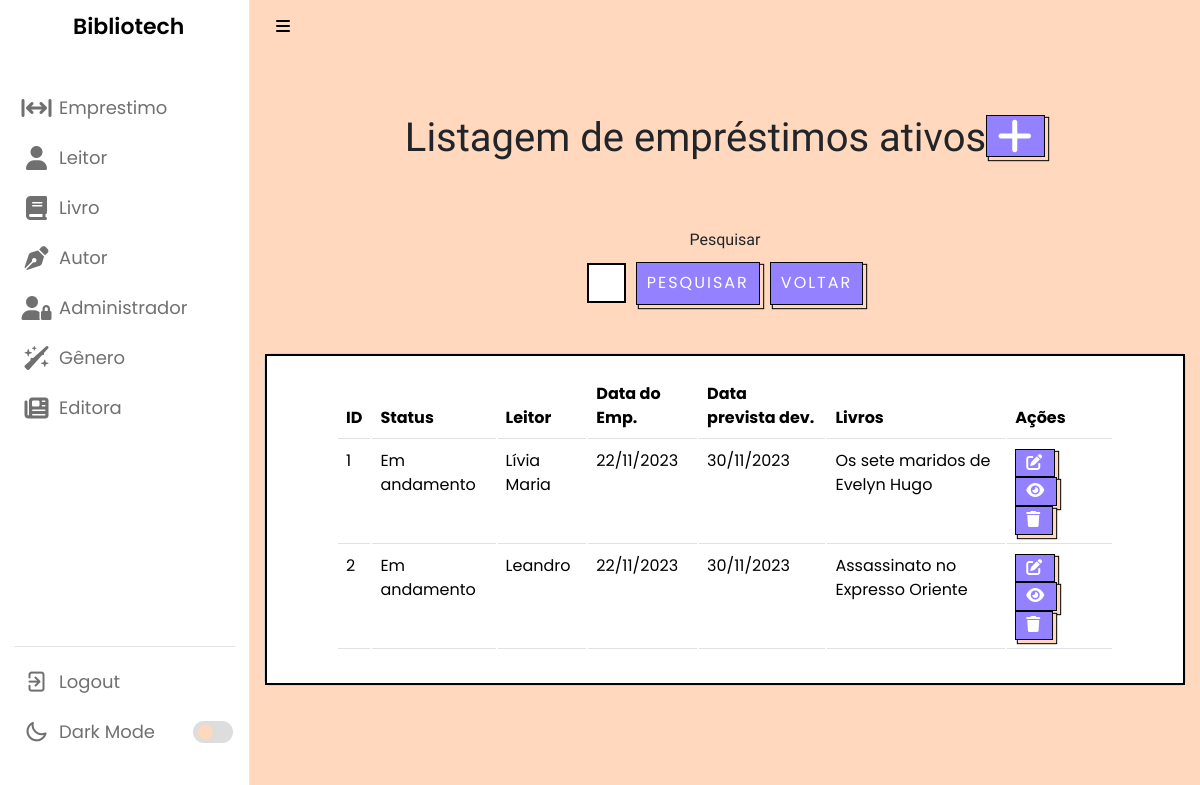
The page /listarEmprestimo.php on the database as committed earlier.
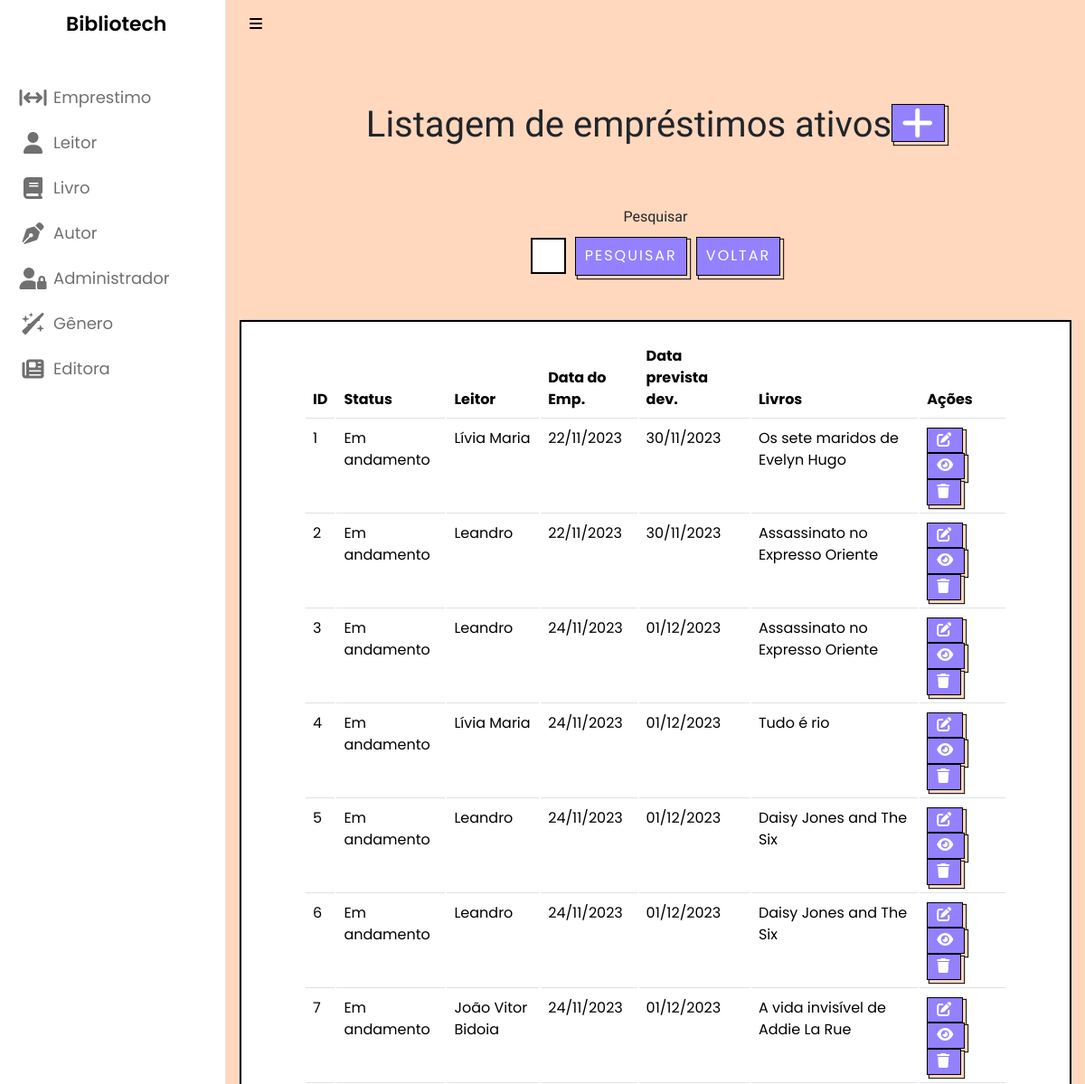
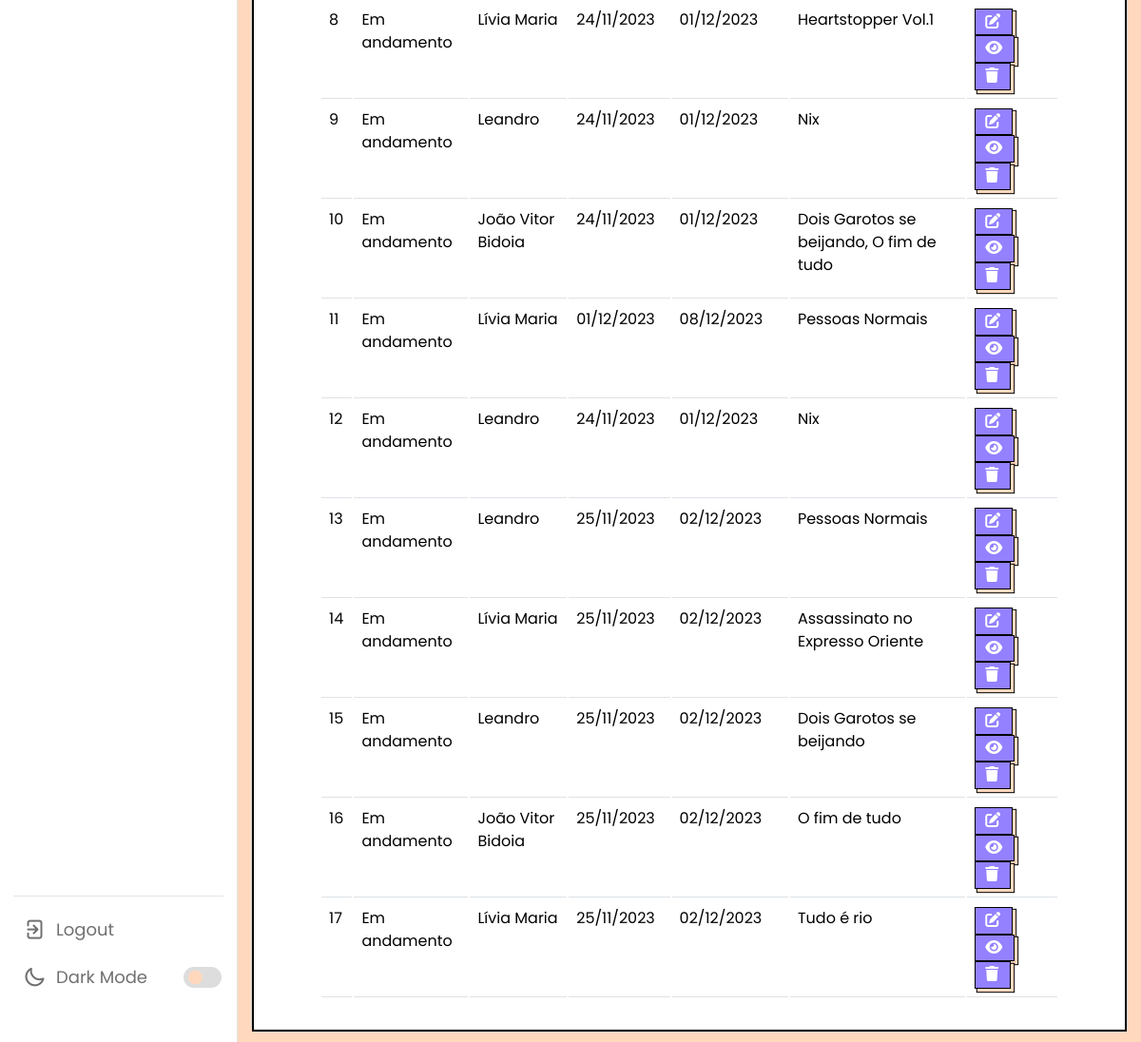
The same page on the database as committed later (2 pictures, top to bottom).
### tables this page shows
CREATE TABLE `emprestimo` (
  `id` int(11) NOT NULL,
  `statusEmprestimo` varchar(100) DEFAULT NULL,
  `dataEmprestimo` datetime DEFAULT current_timestamp(),
  `dataPrevistaDevolucao` date DEFAULT NULL,
  `idLeitor` int(11) DEFAULT NULL,
  `valorMulta` double DEFAULT NULL
);

CREATE TABLE `leitor` (
  `id` int(11) NOT NULL,
  `status` varchar(45) NOT NULL,
  `nome` varchar(100) NOT NULL,
  `telefone` varchar(15) NOT NULL,
  `endereco` varchar(100) NOT NULL,
  `dn` date NOT NULL,
  `cpf` varchar(14) NOT NULL,
  `email` varchar(100) NOT NULL,
  `senha` varchar(255) NOT NULL,
  `nomeResp` varchar(100) DEFAULT NULL,
  `cpfResp` varchar(14) DEFAULT NULL,
  `telResp` varchar(45) DEFAULT NULL
);

### listarEmprestimo.php (the view, shortened to what this page needs)
<?php
require_once("conexao.php");
$V_WHERE = "";
$sql = "SELECT emprestimo.id, leitor.nome as nomeLeitor, statusEmprestimo, dataEmprestimo, dataPrevistaDevolucao, valorMulta
        FROM emprestimo
        LEFT JOIN leitor ON emprestimo.idLeitor = leitor.id
        WHERE statusEmprestimo = 'Em andamento'" . $V_WHERE;
$resultado = mysqli_query($conexao, $sql);
?>
<?php require_once("navbar.php"); ?>
<br><br><br>
<h1 class="titulo">Listagem de empréstimos ativos<a href="emprestimo.php" class="botao">
        <i class="fa-solid fa-plus"></i>
    </a></h1>
<br><br>
<center>
    <form method="post">
        <label name="pesquisa" for="exampleFormControlInput1" class="titulo">Pesquisar</label>
        <div class="input-button-container">
            <input name="pesquisa" type="text" class="formcampo">
            <button name="pesquisar" stype="button" class="botaopesquisar">Pesquisar</button>
            <a href="listarLivros.php"><button name="voltar" stype="button" class="botaopesquisar">Voltar</button></a>
        </div>
        <br><br>
    </form>
</center>
<center>
    <div class="card cardlistar">
        <div class="card-body cardlistar2">
            <table class="table">
                <thead>
                    <tr>
                        <td scope="col"><b>ID</b></td>
                        <td scope="col"><b>Status</b></td>
                        <td scope="col"><b>Leitor</b></td>
                        <td scope="col"><b>Data do Emp.</b></td>
                        <td scope="col"><b>Data prevista dev.</b></td>
                        <td scope="col"><b>Livros</b></td>
                        <td scope="col"><b>Ações</b></td>
                    </tr>
                </thead>
                <tbody>
                    <?php while ($linha = mysqli_fetch_array($resultado)) { ?>
                        <tr>
                            <td>
                                <?= $linha['id'] ?>
                            </td>
                            <td>
                                <?= $linha['statusEmprestimo'] ?>
                            </td>
                            <td>
                                <?= $linha['nomeLeitor'] ?>
                            </td>
                            <td>
                                <?= date("d/m/Y", strtotime($linha['dataEmprestimo'])); ?>
                            </td>
                            <td>
                                <?= date("d/m/Y", strtotime($linha['dataPrevistaDevolucao'])) ?>
                            </td>
                            <td>
                                <?php
                                $idEmprestimo = $linha['id'];
                                $sqlLivros = "SELECT livro.titulo FROM itensdeemprestimo
                                            JOIN livro ON itensdeemprestimo.idLivro = livro.id
                                            WHERE itensdeemprestimo.idEmprestimo = $idEmprestimo";
                                $resultadoLivros = mysqli_query($conexao, $sqlLivros);
                                $titulosLivros = array();
                                while ($linhaLivro = mysqli_fetch_array($resultadoLivros)) {
                                    $titulosLivros[] = $linhaLivro['titulo'];
                                }
                                echo implode(', ', $titulosLivros);
                                ?>
                            </td>
                            <td>
                                <a style="margin-right: 8px;" href="alterarEmprestimo.php? id=<?= $linha['id'] ?>"
                                    class="botao">
                                    <i class="fa-solid fa-pen-to-square"></i></a>
                                <a href="itensDeEmprestimo.php? id=<?= $linha['id'] ?>" style="margin-right: 8px;"
                                    name="info" class="botao">
                                    <i class="fa-solid fa-eye"></i>
                                </a>
                                <a href="listarEmprestimo.php? id=<?= $linha['id'] ?>" class="botao"
                                    onclick="return confirm('Deseja mesmo excluir o cadastro?')">
                                    <i class="fa-sharp fa-solid fa-trash"></i> </a>
                            </td>
                        </tr>
                    <?php } ?>
                </tbody>
            </table>
        </div>
    </div>
</center>
</section>
</body>
</html>

### navbar.php (shortened to what this page needs)
<!DOCTYPE html>
<html lang="pt-br">
<head>
    <link rel="stylesheet" href="css/style.css">
    <link rel="stylesheet" href="css/cadastrar.css">
    <link rel="stylesheet" href="css/bootstrap.css">
    <link rel="stylesheet" href="css/acervo.css">
    <link rel="stylesheet" href="https://unicons.iconscout.com/release/v4.0.0/css/line.css">
</head>
<body>
    <nav>
        <div class="logo-name">
            <span class="logo_name">Bibliotech</span>
        </div>
        <div class="menu-items">
            <ul class="nav-links">
                <?php require_once('sidebar.php') ?>
            </ul>
            <ul class="logout-mode">
                <li><a href="#">
                        <i class="uil uil-signout"></i>
                        <span class="link-name">Logout</span>
                    </a></li>
                <li class="mode">
                    <a href="#">
                        <i class="uil uil-moon"></i>
                        <span class="link-name">Dark Mode</span>
                    </a>
                    <div class="mode-toggle">
                        <span class="switch"></span>
                    </div>
                </li>
            </ul>
        </div>
    </nav>
    <section class="dashboard">
        <div class="navbar bg-body-tertiary">
            <div class="container-fluid">
                <i class="fa-solid fa-bars sidebar-toggle botaoNav"></i>
            </div>
        </div>

### sidebar.php (shortened to what this page needs)
<li><a class="emprestimo-btn">
        <i class="fa-solid fa-arrows-left-right-to-line"></i><span class="link-name">Emprestimo</span></a>
</li>
<li><a class="leitor-btn">
        <i class="fa-solid fa-user"></i><span class="link-name">Leitor</span></a>
</li>
<li><a class="livro-btn">
        <i class="fa-solid fa-book"></i><span class="link-name">Livro</span></a>
</li>
<li><a class="autor-btn">
        <i class="fa-solid fa-pen-nib"></i><span class="link-name">Autor</span></a>
</li>
<li><a class="administrador-btn">
        <i class="fa-solid fa-user-lock"></i><span class="link-name">Administrador</span></a>
</li>
<li><a class="genero-btn">
        <i class="fa-solid fa-wand-sparkles"></i><span class="link-name">Gênero</span></a>
</li>
<li><a class="editora-btn">
        <i class="fa-solid fa-newspaper"></i><span class="link-name">Editora</span></a>
</li>

### css/style.css (style rules this page uses)
* { margin: 0; padding: 0; box-sizing: border-box; font-family: 'Poppins', sans-serif; }
:root { --primary-color: #9381ff; --panel-color: #ffd8be; --text-color: #000; --black-light-color: #707070; --border-color: #e6e5e5; --toggle-color: #DDD; --box1-color: #4DA3FF; --box2-color: #FFE6AC; --box3-color: #E7D1FC; --index-i: #9381ff; --title-icon-color: #fff; --nav-color: white; --botaoNav: black; --tran-05: all 0.5s ease; --tran-03: all 0.3s ease; --tran-03: all 0.2s ease; }
body { min-height: 100vh; background-color: var(--primary-color); }
nav { position: fixed; top: 0; left: 0; height: 100%; width: 250px; padding: 10px 14px; background-color: var(--nav-color); border-right: 1px solid var(--border-color); transition: var(--tran-05); }
.botaoNav { color: var(--botaoNav) }
nav .logo-name { display: flex; align-items: center; }
nav .logo-name .logo_name { font-size: 22px; font-weight: 600; color: var(--text-color); margin-left: 14px; transition: var(--tran-05); }
nav .menu-items { margin-top: 40px; height: calc(100% - 90px); display: flex; flex-direction: column; justify-content: space-between; }
.menu-items li { list-style: none; }
.menu-items li a { display: flex; align-items: center; height: 50px; text-decoration: none; position: relative; }
.menu-items li a i { font-size: 24px; min-width: 45px; height: 100%; display: flex; align-items: center; justify-content: center; color: var(--black-light-color); }
.menu-items li a .link-name { font-size: 18px; font-weight: 400; color: var(--black-light-color); transition: var(--tran-05); }
.menu-items .logout-mode { padding-top: 10px; border-top: 1px solid var(--border-color); }
.menu-items .mode { display: flex; align-items: center; white-space: nowrap; }
.menu-items .mode-toggle { position: absolute; right: 14px; height: 50px; min-width: 45px; display: flex; align-items: center; justify-content: center; cursor: pointer; }
.mode-toggle .switch { position: relative; display: inline-block; height: 22px; width: 40px; border-radius: 25px; background-color: var(--toggle-color); }
.switch:before { content: ""; position: absolute; left: 5px; top: 50%; transform: translateY(-50%); height: 15px; width: 15px; background-color: var(--panel-color); border-radius: 50%; transition: var(--tran-03); }
.dashboard { position: relative; left: 250px; background-color: var(--panel-color); min-height: 100vh; width: calc(100% - 250px); padding: 10px 14px; transition: var(--tran-05); }
table tbody td { height: 2.8rem; color: #000000; }
table tbody tr:last-child td { border: 2; }
nav ul { list-style: none; }
nav ul li { line-height: 60px; }
.formcampo { border: 2px solid black; display: block; width: 30%; padding: 0.375rem 0.75rem; font-size: 1rem; font-weight: 400; line-height: 1.5; flex: 1; }
.input-button-container { display: flex; align-items: center; width: 30%; }

### css/cadastrar.css (style rules this page uses)
.titulo { padding-bottom: 10px; text-align: center; font-family: Fjalla One; }
.botao { background-color: #9381ff; border: 1px solid black; box-shadow: 3px 3px 1px #ffd8be, 3px 3px 1px 1px black; color: #fff; cursor: pointer; display: inline-block; letter-spacing: 2px; line-height: 20pt; margin: 0 auto; outline: none; padding: 0 10px; text-transform: uppercase; transition: .2 all ease-in-out; }
.botaopesquisar { background-color: #9381ff; border: 1px solid black; box-shadow: 3px 3px 1px #ffd8be, 3px 3px 1px 1px black; color: #fff; cursor: pointer; display: inline-block; letter-spacing: 2px; line-height: 20pt; margin: 0 auto; outline: none; padding: 7px 10px; text-transform: uppercase; transition: .2 all ease-in-out; margin-left: 10px; }

Rows that differ between the two databases and show on the page:
added emprestimo: id "3", statusEmprestimo "Em andamento", idLeitor.nome "Leandro", dataEmprestimo "24/11/2023", dataPrevistaDevolucao "01/12/2023", titulosLivros "Assassinato no Expresso Oriente"
added emprestimo: id "4", statusEmprestimo "Em andamento", idLeitor.nome "Lívia Maria", dataEmprestimo "24/11/2023", dataPrevistaDevolucao "01/12/2023", titulosLivros "Tudo é rio"
added emprestimo: id "5", statusEmprestimo "Em andamento", idLeitor.nome "Leandro", dataEmprestimo "24/11/2023", dataPrevistaDevolucao "01/12/2023", titulosLivros "Daisy Jones and The Six"
added emprestimo: id "6", statusEmprestimo "Em andamento", idLeitor.nome "Leandro", dataEmprestimo "24/11/2023", dataPrevistaDevolucao "01/12/2023", titulosLivros "Daisy Jones and The Six"
added emprestimo: id "7", statusEmprestimo "Em andamento", idLeitor.nome "João Vitor Bidoia", dataEmprestimo "24/11/2023", dataPrevistaDevolucao "01/12/2023", titulosLivros "A vida invisível de Addie La Rue"
added emprestimo: id "8", statusEmprestimo "Em andamento", idLeitor.nome "Lívia Maria", dataEmprestimo "24/11/2023", dataPrevistaDevolucao "01/12/2023", titulosLivros "Heartstopper Vol.1"
added emprestimo: id "9", statusEmprestimo "Em andamento", idLeitor.nome "Leandro", dataEmprestimo "24/11/2023", dataPrevistaDevolucao "01/12/2023", titulosLivros "Nix"
added emprestimo: id "10", statusEmprestimo "Em andamento", idLeitor.nome "João Vitor Bidoia", dataEmprestimo "24/11/2023", dataPrevistaDevolucao "01/12/2023", titulosLivros "Dois Garotos se beijando, O fim de tudo"
added emprestimo: id "11", statusEmprestimo "Em andamento", idLeitor.nome "Lívia Maria", dataEmprestimo "01/12/2023", dataPrevistaDevolucao "08/12/2023", titulosLivros "Pessoas Normais"
added emprestimo: id "12", statusEmprestimo "Em andamento", idLeitor.nome "Leandro", dataEmprestimo "24/11/2023", dataPrevistaDevolucao "01/12/2023", titulosLivros "Nix"
added emprestimo: id "13", statusEmprestimo "Em andamento", idLeitor.nome "Leandro", dataEmprestimo "25/11/2023", dataPrevistaDevolucao "02/12/2023", titulosLivros "Pessoas Normais"
added emprestimo: id "14", statusEmprestimo "Em andamento", idLeitor.nome "Lívia Maria", dataEmprestimo "25/11/2023", dataPrevistaDevolucao "02/12/2023", titulosLivros "Assassinato no Expresso Oriente"
added emprestimo: id "15", statusEmprestimo "Em andamento", idLeitor.nome "Leandro", dataEmprestimo "25/11/2023", dataPrevistaDevolucao "02/12/2023", titulosLivros "Dois Garotos se beijando"
added emprestimo: id "16", statusEmprestimo "Em andamento", idLeitor.nome "João Vitor Bidoia", dataEmprestimo "25/11/2023", dataPrevistaDevolucao "02/12/2023", titulosLivros "O fim de tudo"
added emprestimo: id "17", statusEmprestimo "Em andamento", idLeitor.nome "Lívia Maria", dataEmprestimo "25/11/2023", dataPrevistaDevolucao "02/12/2023", titulosLivros "Tudo é rio"
